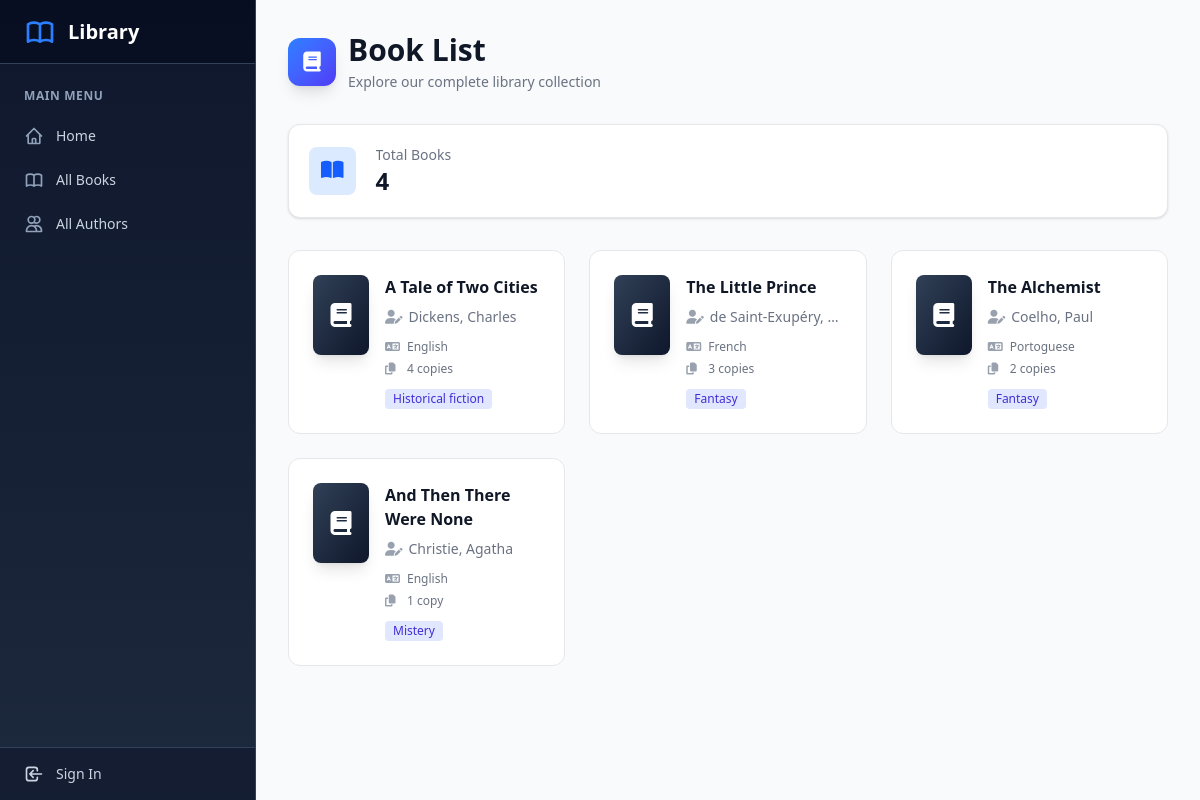
/catalog/books/, run on the app's committed database.
### catalog/models.py (models this page shows, shortened)
class Book(models.Model):
    title = models.CharField(max_length=200)
    author = models.ForeignKey(Author, on_delete=models.RESTRICT, null=True)
    language = models.ForeignKey(Language, on_delete=models.SET_NULL, null=True)
    summary = models.TextField(max_length=1000, help_text="Enter a brief description")
    isbn = models.CharField(
        "ISBN",
        max_length=13,
        unique=True,
        help_text='13 Character <a href="https://www.isbn-international.org/content/what-isbn'
        '">ISBN number</a>',
    )
    genre = models.ManyToManyField(Genre, help_text="Select a genre for this book")
    def get_absolute_url(self):
        return reverse("book-details", args=[str(self.id)])  # type: ignore
    def display_genre(self):
        """Create a string for the Genre. This is required to display genre in Admin."""
        return ', '.join(genre.name for genre in self.genre.all()[:3])
    display_genre.short_description = 'Genre' # type: ignore

class Author(models.Model):
    first_name = models.CharField(max_length=100)
    last_name = models.CharField(max_length=100)
    date_of_birth = models.DateField(null=True, blank=True)
    date_of_death = models.DateField("Died", null=True, blank=True)
    class Meta:
        ordering = ["last_name", "first_name"]
    def __str__(self):
        return f"{self.last_name}, {self.first_name}"

class Language(models.Model):
    name = models.CharField(
        max_length=200, unique=True, help_text="Enter the book's language"
    )
    def __str__(self):
        return self.name
    class Meta:
        constraints = [
            UniqueConstraint(
                Lower("name"),
                name="language_name_case_insensitive_unique",
                violation_error_message="Language already exists (case insensitive match)",
            ),
        ]

class Genre(models.Model):
    name = models.CharField(max_length=200, unique=True, help_text="Enter a book genre")
    class Meta:
        constraints = [
            UniqueConstraint(
                Lower("name"),
                name="genre_name_case_insensitive_unique",
                violation_error_message="Genre already exists (case insensitive match)",
            )
        ]

### catalog/views.py (the view)
# urls.py: path('books/', views.BookListView.as_view(), name='books'),
class BookListView(generic.ListView):
    model = Book
    paginate_by = 10

### catalog/templates/catalog/book_list.html (shortened to what this page needs)
{% extends "base_generic.html" %}
{% block content %}
<div class="px-4 sm:px-6 lg:px-8 py-8">
  <div class="mb-8">
    <div class="flex items-center space-x-3">
      <div class="flex-shrink-0">
        <div class="h-12 w-12 rounded-xl bg-gradient-to-br from-blue-500 to-indigo-600 flex items-center justify-center shadow-lg">
          <i class="fa-solid fa-book text-white text-xl"></i>
        </div>
      </div>
      <div>
        <h1 class="text-3xl font-bold text-gray-900">Book List</h1>
        <p class="mt-1 text-sm text-gray-500">Explore our complete library collection</p>
      </div>
    </div>
  </div>
  {% if book_list %}
  <div class="bg-white overflow-hidden shadow-sm rounded-xl border border-gray-200 hover:shadow-md transition-shadow mb-8">
    <div class="p-5">
      <div class="flex items-center">
        <div class="flex-shrink-0 bg-blue-100 rounded-lg p-3">
          <i class="fa-solid fa-book-open text-blue-600 text-xl"></i>
        </div>
        <div class="ml-5 w-0 flex-1">
          <dl>
            <dt class="text-sm font-medium text-gray-500 truncate">Total Books</dt>
            <dd class="text-2xl font-semibold text-gray-900">{{ book_list.count }}</dd>
          </dl>
        </div>
      </div>
    </div>
  </div>
  <div class="grid grid-cols-1 gap-6 sm:grid-cols-2 lg:grid-cols-3">
    {% for book in book_list %}
    <a href="{{ book.get_absolute_url }}"
       class="group relative bg-white rounded-xl border border-gray-200 overflow-hidden hover:border-blue-300 hover:shadow-xl transition-all duration-200">
      <div class="p-6">
        <div class="flex items-start space-x-4">
          <div class="flex-shrink-0">
            <div class="h-20 w-14 bg-gradient-to-br from-slate-700 to-slate-900 rounded-lg shadow-lg flex items-center justify-center group-hover:scale-105 transition-transform duration-200">
              <i class="fa-solid fa-book text-white text-2xl"></i>
            </div>
          </div>
          <div class="flex-1 min-w-0">
            <h3 class="text-base font-semibold text-gray-900 group-hover:text-blue-600 transition-colors mb-2 line-clamp-2">
              {{ book.title }}
            </h3>
            <div class="flex items-center text-sm text-gray-500 mb-3">
              <i class="fa-solid fa-user-pen mr-1.5 text-gray-400"></i>
              <span class="truncate">{{ book.author }}</span>
            </div>
            <div class="space-y-1.5">
              {% if book.language %}
              <div class="flex items-center text-xs text-gray-500">
                <i class="fa-solid fa-language mr-1.5 text-gray-400 w-4"></i>
                <span>{{ book.language }}</span>
              </div>
              {% endif %}
              <div class="flex items-center text-xs text-gray-500">
                <i class="fa-solid fa-copy mr-1.5 text-gray-400 w-4"></i>
                <span>{{ book.bookinstance_set.count }} cop{{ book.bookinstance_set.count|pluralize:"y,ies" }}</span>
              </div>
            </div>
            {% if book.genre.all %}
            <div class="mt-3 flex flex-wrap gap-1">
              {% for genre in book.genre.all|slice:":2" %}
                <span class="inline-flex items-center px-2 py-0.5 rounded text-xs font-medium bg-indigo-100 text-indigo-700">
                  {{ genre.name }}
                </span>
              {% endfor %}
            </div>
            {% endif %}
          </div>
        </div>
      </div>
    </a>
    {% endfor %}
  </div>
  {% endif %}
</div>
{% endblock %}

### catalog/templates/base_generic.html (shortened to what this page needs)
<!doctype html>
<html lang="en" class="h-full bg-gray-50">
  <head>
    <script src="https://cdn.jsdelivr.net/npm/@tailwindcss/browser@4"></script>
    <link rel="stylesheet" href="https://cdnjs.cloudflare.com/ajax/libs/font-awesome/6.5.1/css/all.min.css"
 />
    {% load static %}
    <link rel="stylesheet" href="{% static 'css/styles.css' %}" />
  </head>
  <body class="h-full">
    <div class="min-h-screen flex">
      <aside class="hidden lg:flex lg:flex-shrink-0">
        <div class="flex flex-col w-64 bg-gradient-to-b from-slate-900 to-slate-800 border-r border-slate-700">
          <div class="flex items-center h-16 flex-shrink-0 px-6 bg-slate-950/50 border-b border-slate-700">
            <span class="ml-3 text-xl font-bold text-white">Library</span>
          </div>
          <nav class="flex-1 px-3 py-6 space-y-1 overflow-y-auto">
            {% block sidebar %}
            <div class="space-y-1">
              <p class="px-3 text-xs font-semibold text-slate-400 uppercase tracking-wider mb-3">Main Menu</p>
              <a href="{% url 'index' %}"
                 class="group flex items-center px-3 py-2.5 text-sm font-medium rounded-lg text-slate-300 hover:text-white hover:bg-slate-700/50 transition-all duration-200">
                Home
              </a>
              <a href="{% url 'books' %}"
                 class="group flex items-center px-3 py-2.5 text-sm font-medium rounded-lg text-slate-300 hover:text-white hover:bg-slate-700/50 transition-all duration-200">
                All Books
              </a>
              <a href="{% url 'authors' %}"
                 class="group flex items-center px-3 py-2.5 text-sm font-medium rounded-lg text-slate-300 hover:text-white hover:bg-slate-700/50 transition-all duration-200">
                <svg class="mr-3 h-5 w-5 text-slate-400 group-hover:text-blue-400" fill="none" stroke="currentColor" viewBox="0 0 24 24">
                  <path stroke-linecap="round" stroke-linejoin="round" stroke-width="2" d="M12 4.354a4 4 0 110 5.292M15 21H3v-1a6 6 0 0112 0v1zm0 0h6v-1a6 6 0 00-9-5.197M13 7a4 4 0 11-8 0 4 4 0 018 0z"/>
                </svg>
                All Authors
              </a>
            </div>
            {% endblock %}
          </nav>
          <div class="flex-shrink-0 border-t border-slate-700 bg-slate-950/30">
            {% if user.is_authenticated %}
            <div class="px-3 py-4">
              <div class="flex items-center">
                <div class="flex-shrink-0 h-10 w-10 rounded-full bg-gradient-to-br from-blue-500 to-purple-600 flex items-center justify-center text-white font-semibold">
                  {{ user.get_username|slice:":1"|upper }}
                </div>
                <div class="ml-3 flex-1 min-w-0">
                  <p class="text-sm font-medium text-white truncate">
                    {{ user.get_username }}
                  </p>
                  <p class="text-xs text-slate-400">
                    Member
                  </p>
                </div>
              </div>
              <form method="post" action="{% url 'logout' %}" class="mt-3">
                {% csrf_token %}
                <button type="submit"
                        class="w-full flex items-center justify-center px-3 py-2 text-sm font-medium rounded-lg text-slate-300 hover:text-white hover:bg-slate-700/50 transition-all duration-200">
                  <svg class="mr-2 h-4 w-4" fill="none" stroke="currentColor" viewBox="0 0 24 24">
                    <path stroke-linecap="round" stroke-linejoin="round" stroke-width="2" d="M17 16l4-4m0 0l-4-4m4 4H7m6 4v1a3 3 0 01-3 3H6a3 3 0 01-3-3V7a3 3 0 013-3h4a3 3 0 013 3v1"/>
                  </svg>
                  Sign Out
                </button>
              </form>
            </div>
            {% else %}
            <a href="{% url 'login' %}?next={{ request.path }}"
               class="flex items-center px-6 py-4 text-sm font-medium text-slate-300 hover:text-white hover:bg-slate-700/50 transition-all duration-200">
              <svg class="mr-3 h-5 w-5" fill="none" stroke="currentColor" viewBox="0 0 24 24">
                <path stroke-linecap="round" stroke-linejoin="round" stroke-width="2" d="M11 16l-4-4m0 0l4-4m-4 4h14m-5 4v1a3 3 0 01-3 3H6a3 3 0 01-3-3V7a3 3 0 013-3h7a3 3 0 013 3v1"/>
              </svg>
              Sign In
            </a>
            {% endif %}
          </div>
        </div>
      </aside>
      <div class="flex flex-col flex-1 overflow-hidden">
        <main class="flex-1 overflow-y-auto bg-gray-50">
          {% block content %}{% endblock %}
        </main>
      </div>
    </div>
  </body>
</html>

### data on the page
Book: title "A Tale of Two Cities", author "Dickens, Charles", language "English", bookinstance_set.count "4"
Genre: name "Historical fiction"
Book: title "The Little Prince", author "de Saint-Exupéry,…", language "French", bookinstance_set.count "3"
Genre: name "Fantasy"
Book: title "The Alchemist", author "Coelho, Paul", language "Portoguese", bookinstance_set.count "2"
Book: title "And Then There Were None", author "Christie, Agatha", language "English", bookinstance_set.count "1"
Genre: name "Mistery"

### other printed values
{{ book_list.count }} "4"
